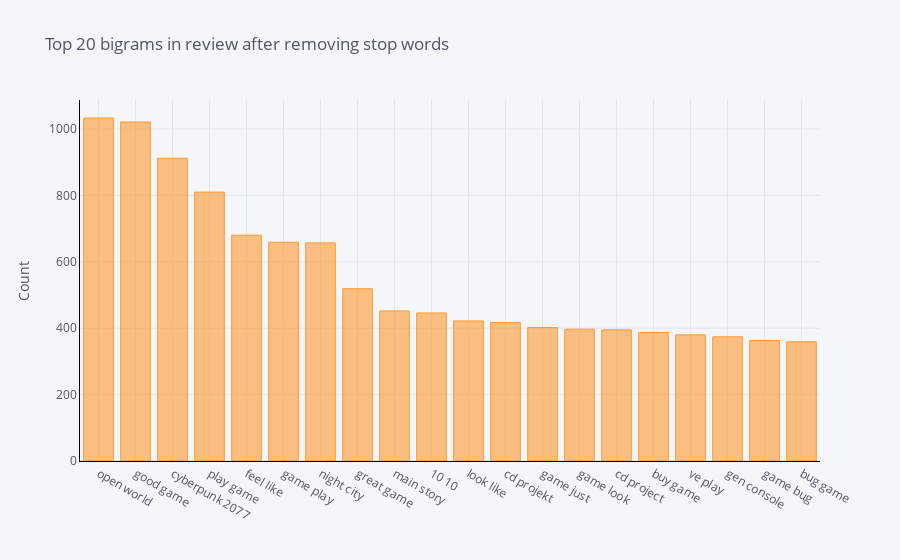

The notebook cell this image was saved under:
### Markdown cell above
### 2-Grams Analysis

### Code cell
def get_top_n_bigram(corpus, n=None):
    vec = CountVectorizer(ngram_range=(2, 2), stop_words='english').fit(corpus)
    bag_of_words = vec.transform(corpus)
    sum_words = bag_of_words.sum(axis=0) 
    words_freq = [(word, sum_words[0, idx]) for word, idx in vec.vocabulary_.items()]
    words_freq =sorted(words_freq, key = lambda x: x[1], reverse=True)
    return words_freq[:n]

common_words = get_top_n_bigram(df_user_rev['lemmatized_user_rev'], 20)

# for word, freq in common_words:
#     print(word, freq)
df4 = pd.DataFrame(common_words, columns = ['ReviewText' , 'count'])
df4.groupby('ReviewText').sum()['count'].sort_values(ascending=False).iplot(
    kind='bar', yTitle='Count', linecolor='black', title='Top 20 bigrams in review after removing stop words')

### Figure 1 — Plotly figure (JSON) as saved in the notebook; plotly's stock layout.template omitted (floating-point values rounded to 4 significant figures)
{"data": [{"marker": {"color": "rgba(255, 153, 51, 0.6)", "line": {"color": "rgba(255, 153, 51, 1.0)", "width": 1}}, "name": "count", "orientation": "v", "text": "", "type": "bar", "x": ["open world", "good game", "cyberpunk 2077", "play game", "feel like", "game play", "night city", "great game", "main story", "10 10", "look like", "cd projekt", "game just", "game look", "cd project", "buy game", "ve play", "gen console", "game bug", "bug game"], "y": [1033, 1021, 912, 810, 680, 659, 657, 519, 452, 446, 422, 417, 402, 397, 395, 387, 380, 374, 363, 359]}], "layout": {"legend": {"bgcolor": "#F5F6F9", "font": {"color": "#4D5663"}}, "paper_bgcolor": "#F5F6F9", "plot_bgcolor": "#F5F6F9", "title": {"font": {"color": "#4D5663"}, "text": "Top 20 bigrams in review after removing stop words"}, "xaxis": {"gridcolor": "#E1E5ED", "linecolor": "black", "showgrid": true, "tickfont": {"color": "#4D5663"}, "title": {"font": {"color": "#4D5663"}, "text": ""}, "zerolinecolor": "#E1E5ED"}, "yaxis": {"gridcolor": "#E1E5ED", "linecolor": "black", "showgrid": true, "tickfont": {"color": "#4D5663"}, "title": {"font": {"color": "#4D5663"}, "text": "Count"}, "zerolinecolor": "#E1E5ED"}}}
